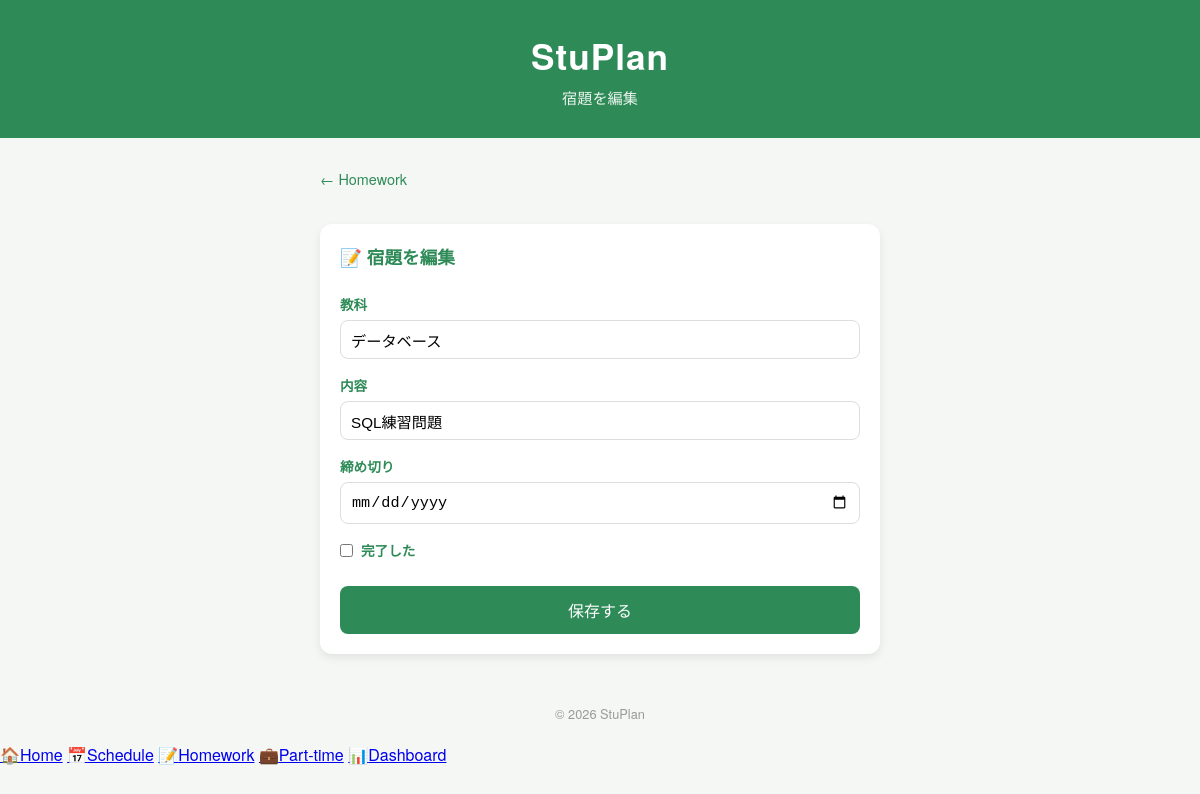
/homework/edit/2, run on an earlier commit of the app's database.
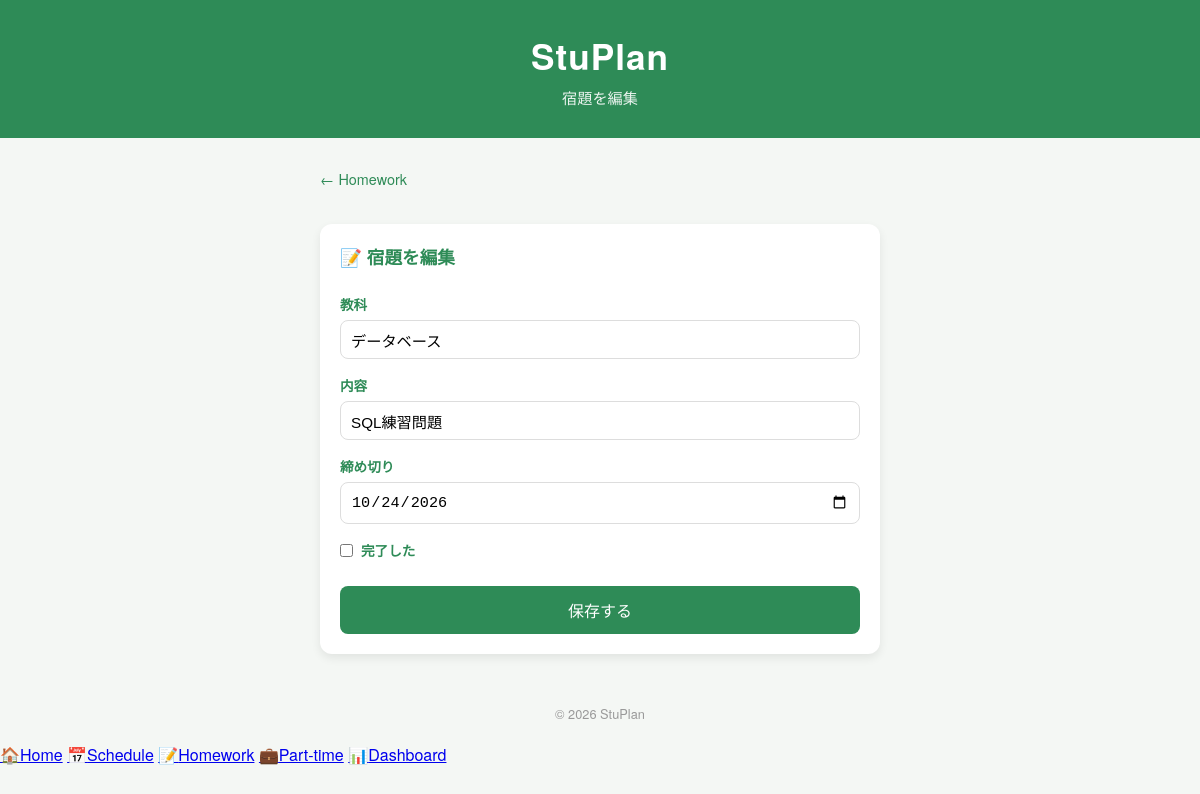
And on a later commit of the database.
### tables this page shows
CREATE TABLE homeworks (
    id INTEGER PRIMARY KEY AUTOINCREMENT,
    subject TEXT NOT NULL,
    task TEXT NOT NULL,
    deadline TEXT NOT NULL,
    done INTEGER NOT NULL DEFAULT 0
, user_id INTEGER DEFAULT 1);

### app.py (the view, shortened to what this page needs)
@app.route("/homework/edit/<int:homework_id>", methods=["GET", "POST"])
def edit_homework(homework_id):
    lang = session.get("lang", "ja")
    t = TRANSLATIONS[lang]
    return render_template("edit_homework.html", item=get_homework_by_id(homework_id), t=t)

### app.py (called while the page is built)
def get_db_connection():
    if DATABASE_URL:
        import psycopg2
        import psycopg2.extras
        conn = psycopg2.connect(DATABASE_URL)
        conn.autocommit = False
        return conn
    else:
        conn = sqlite3.connect("stuplan.db")
        conn.row_factory = sqlite3.Row
        return conn

def ph(n=1):
    if DATABASE_URL:
        return ",".join(["%s"] * n) if n > 1 else "%s"
    else:
        return ",".join(["?"] * n) if n > 1 else "?"

def fetchone_as_dict(cursor):
    if DATABASE_URL:
        cols = [desc[0] for desc in cursor.description]
        row = cursor.fetchone()
        return dict(zip(cols, row)) if row else None
    else:
        row = cursor.fetchone()
        return dict(row) if row else None

def get_user_id():
    return session.get("user_id", 1)

def get_homework_by_id(homework_id):
    conn = get_db_connection()
    cursor = conn.cursor()
    p = ph()
    cursor.execute(f"SELECT * FROM homeworks WHERE id = {p} AND user_id = {p}", (homework_id, get_user_id()))
    row = fetchone_as_dict(cursor)
    conn.close()
    return row

### templates/edit_homework.html (shortened to what this page needs)
<!DOCTYPE html>
<html lang="ja">
<head>
    <link rel="stylesheet" href="{{ url_for('static', filename='style.css') }}">
</head>
<body>
    <header class="main-header"><h1>StuPlan</h1><p>{{ t.homework_edit_title }}</p></header>
    <main class="container schedule-container">
        <a href="/homework" class="back-link">← {{ t.homework_title }}</a>
        <section class="card schedule-card">
            <h2>📝 {{ t.homework_edit_title }}</h2>
            <form method="POST" class="add-form">
                <label>{{ t.subject }}</label>
                <input type="text" name="subject" value="{{ item.subject }}" required>
                <label>{{ t.task }}</label>
                <input type="text" name="task" value="{{ item.task }}" required>
                <label>{{ t.deadline }}</label>
                <input type="date" name="deadline" value="{{ item.deadline }}" required>
                <label class="checkbox-label">
                    <input type="checkbox" name="done" {% if item.done %}checked{% endif %}>
                    {{ t.done }}
                </label>
                <button type="submit">{{ t.save }}</button>
            </form>
        </section>
    </main>
    <footer class="main-footer"><p>&copy; 2026 StuPlan</p></footer>
    <nav class="bottom-nav">
        <a href="/home" class="nav-item "><span class="nav-icon">🏠</span><span>Home</span></a>
        <a href="/schedule" class="nav-item "><span class="nav-icon">📅</span><span>Schedule</span></a>
        <a href="/homework" class="nav-item active"><span class="nav-icon">📝</span><span>Homework</span></a>
        <a href="/parttime" class="nav-item "><span class="nav-icon">💼</span><span>Part-time</span></a>
        <a href="/dashboard" class="nav-item "><span class="nav-icon">📊</span><span>Dashboard</span></a>
    </nav>
</body>
</html>

What changed in the data, as far as the page shows it:
changed homeworks "データベース": deadline (not shown) → "10/24/2026"
